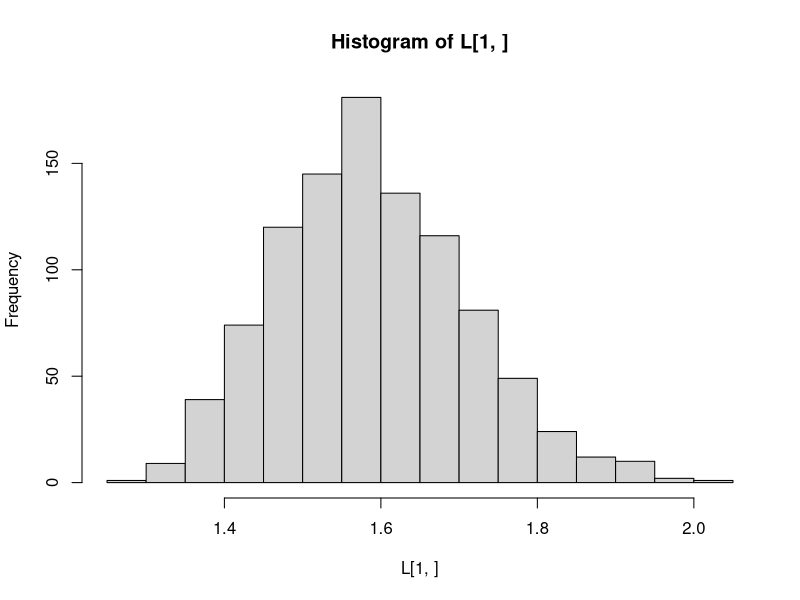
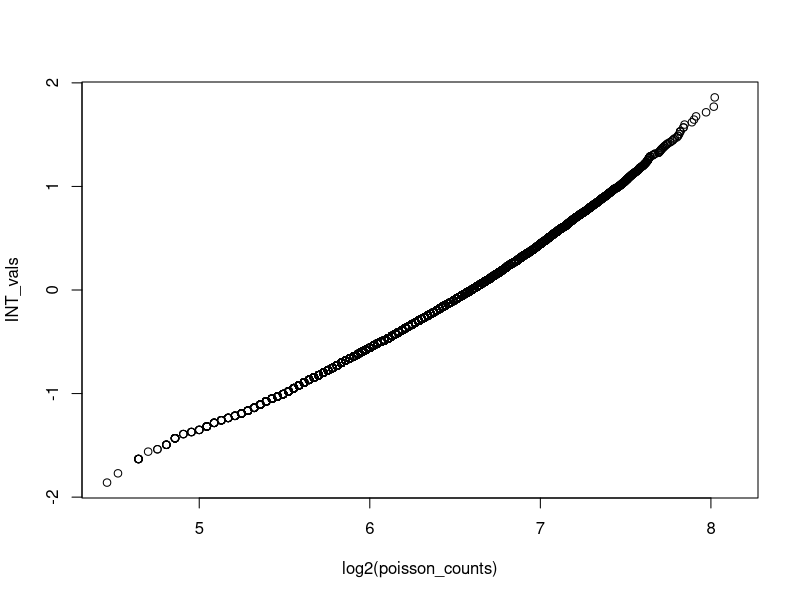

Source code (R) for these figures, in order:
d_mat <- 10
n_samp <- 100
n_rep <- 1E3
covs <- rWishart(n_rep, n_samp, diag(d_mat)) / n_samp
L <- sapply(1:dim(covs)[3], function(x) eigen(covs[,,x])$values)
hist(L[1,])

n = 1E4
gamma_rates <- rgamma(n,shape = 10, scale = 10)
poisson_counts <- rpois(n, gamma_rates)
INT_vals <- qnorm(rank(poisson_counts) / n, sd = 0.5)
plot(log2(poisson_counts), INT_vals)
abline(-6.5,2, col = 2, lty = 2, lwd = 2)
